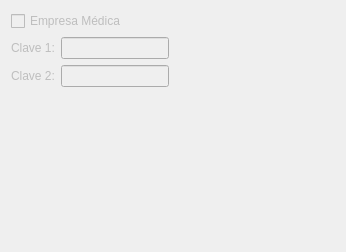
             <widget class="QWidget" name="tab_28">
              <property name="enabled">
               <bool>false</bool>
              </property>
              <attribute name="title">
               <string>Medic</string>
              </attribute>
              <layout class="QGridLayout" name="gridLayout_50">
               <item row="1" column="2">
                <spacer name="horizontalSpacer_34">
                 <property name="orientation">
                  <enum>Qt::Horizontal</enum>
                 </property>
                 <property name="sizeHint" stdset="0">
                  <size>
                   <width>166</width>
                   <height>20</height>
                  </size>
                 </property>
                </spacer>
               </item>
               <item row="1" column="1">
                <widget class="QLineEdit" name="txtclave1_3">
                 <property name="clearButtonEnabled">
                  <bool>true</bool>
                 </property>
                </widget>
               </item>
               <item row="1" column="0">
                <widget class="QLabel" name="label_184">
                 <property name="text">
                  <string>Clave 1:</string>
                 </property>
                </widget>
               </item>
               <item row="0" column="0" colspan="2">
                <widget class="QCheckBox" name="chkMedica_3">
                 <property name="text">
                  <string>Empresa Médica</string>
                 </property>
                </widget>
               </item>
               <item row="2" column="0">
                <widget class="QLabel" name="label_185">
                 <property name="text">
                  <string>Clave 2:</string>
                 </property>
                </widget>
               </item>
               <item row="2" column="1">
                <widget class="QLineEdit" name="txtclave2_3">
                 <property name="clearButtonEnabled">
                  <bool>true</bool>
                 </property>
                </widget>
               </item>
               <item row="3" column="1">
                <spacer name="verticalSpacer_20">
                 <property name="orientation">
                  <enum>Qt::Vertical</enum>
                 </property>
                 <property name="sizeHint" stdset="0">
                  <size>
                   <width>20</width>
                   <height>154</height>
                  </size>
                 </property>
                </spacer>
               </item>
              </layout>
             </widget>
